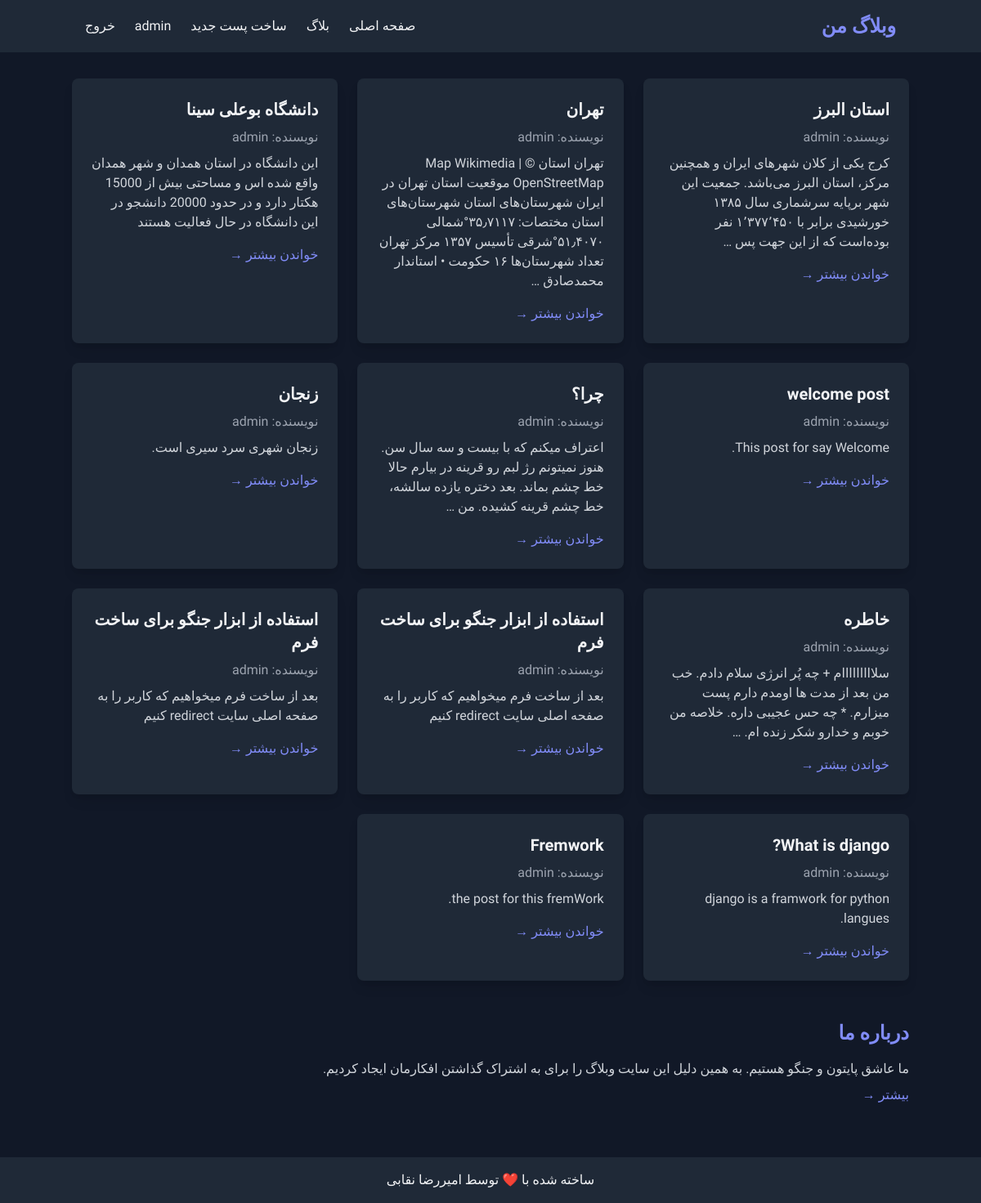
Page /blog/ (signed in) on the committed database.
### blog/models.py (models this page shows, shortened)
class Post(models.Model):
    STATUS_CHOICES = (
        ('pub', 'Published'),
        ('drf', 'Draft'),
    )
    title = models.CharField(max_length=200)
    text = models.TextField()
    datetime_created = models.DateTimeField(auto_now_add=True)
    datetime_modified = models.DateTimeField(auto_now=True)
    status = models.CharField(choices=STATUS_CHOICES, max_length=3, default='drf')
    author = models.ForeignKey(get_user_model(), on_delete=models.CASCADE, related_name='authored_posts')
    user = models.ForeignKey(get_user_model(), on_delete=models.CASCADE, related_name='user_posts')

### blog/views.py (the view)
# urls.py: path('',views.PostListView.as_view(),name='post_list'),
class PostListView(generic.ListView):
    model = Post
    template_name = "blog/posts_list.html"
    context_object_name = "posts_list"
    def get_queryset(self):
        return Post.objects.filter(status='pub').order_by('-datetime_modified')

### blog/templates/blog/posts_list.html (shortened to what this page needs)
{% extends '_base.html' %}
{% block content %}
    <div class="grid grid-cols-1 md:grid-cols-2 lg:grid-cols-3 gap-6">
        {% for post in posts_list %}
            <div class="bg-gray-800 p-6 rounded-lg shadow-lg hover:shadow-xl transition duration-300">
                <h2 class="text-xl font-semibold text-gray-100 mb-2">{{ post.title }}</h2>
                <p class="text-gray-400 mb-2">نویسنده: {{ post.author }}</p>
                <p class="text-gray-300 mb-4">{{ post.text|truncatewords:30 }}</p>
                <a href="{% url 'post_detail' pk=post.id %}" class="text-indigo-400 hover:text-indigo-600 transition duration-300">خواندن بیشتر →</a>
            </div>
        {% endfor %}
    </div>
    <section class="mt-12">
        <h2 class="text-2xl font-bold text-indigo-400 mb-4">درباره ما</h2>
        <p class="text-gray-300">ما عاشق پایتون و جنگو هستیم. به همین دلیل این سایت وبلاگ را برای به اشتراک گذاشتن افکارمان ایجاد کردیم.</p>
        <a href="#" class="text-indigo-400 hover:text-indigo-600 mt-2 inline-block transition duration-300">بیشتر →</a>
    </section>
{% endblock content %}

### templates/_base.html (shortened to what this page needs)
<!DOCTYPE html>
<html lang="fa" dir="rtl">
<head>
    <link href="https://cdn.jsdelivr.net/npm/tailwindcss@2.2.19/dist/tailwind.min.css" rel="stylesheet">
    <link href="https://cdn.jsdelivr.net/npm/tailwindcss@2.2.19/dist/tailwind.min.css" rel="stylesheet">
</head>
<body class="bg-gray-900 text-gray-100">
<header class="bg-gray-800 py-4">
    <nav class="container mx-auto flex justify-between items-center px-4">
        <a href="{% url 'post_list' %}" class="text-2xl font-bold text-indigo-400 hover:text-indigo-300">وبلاگ من</a>
        <ul class="flex space-x-6 space-x-reverse">
            <li><a href="{% url 'post_list' %}" class="hover:text-indigo-400 transition duration-300">صفحه اصلی</a></li>
            <li><a href="{% url 'post_list' %}" class="hover:text-indigo-400 transition duration-300">بلاگ</a></li>
            {% if user.is_authenticated %}
                <li><a href="{% url 'post_create' %}" class="hover:text-indigo-400 transition duration-300">ساخت پست
                    جدید</a></li>
                <li><a href="#" class="hover:text-indigo-400 transition duration-300">{{ user.username }}</a></li>
                <li>
                    <form action="{% url 'logout' %}" method="post" class="inline">
                        <button type="submit" class="hover:text-indigo-400 transition duration-300">خروج</button>
                    </form>
                </li>
            {% else %}
                <li><a href="{% url 'login' %}" class="hover:text-indigo-400 transition duration-300">ورود</a></li>
                <li><a href="/accounts/singup/" class="hover:text-indigo-400 transition duration-300">ثبت‌نام</a></li>
            {% endif %}
        </ul>
    </nav>
</header>
<main class="container mx-auto py-8">
    {% block content %}{% endblock %}
</main>
<footer class="bg-gray-800 py-4 mt-8">
    <div class="container mx-auto text-center">
        <p>ساخته شده با ❤️ توسط امیررضا نقابی</p>
    </div>
</footer>
</body>
</html>

### templates/_base.html (style rules this page uses)
body { font-family: 'Vazir', sans-serif; }

### rows in the picture
Post: title "استان البرز", author "admin", text "کرج یکی از کلان شهرهای ایران و همچنین مرکز، استان البرز می‌باشد. جمعیت این شهر برپایه سرشماری سال ۱۳۸۵ خورشیدی برابر با ۱٬۳۷۷٬۴۵۰ نفر بوده‌است که از این جهت پس …"
Post: title "تهران", author "admin", text "تهران استان Map Wikimedia | © OpenStreetMap موقعیت استان تهران در ایران شهرستان‌های استان شهرستان‌های استان مختصات: ۳۵٫۷۱۱۷°شمالی ۵۱٫۴۰۷۰°شرقی تأسیس ۱۳۵۷ مرکز تهران تعداد شهرستان‌ها ۱۶ حکومت • استاندار محمدصادق …"
Post: title "دانشگاه بوعلی سینا", author "admin", text "این دانشگاه در استان همدان و شهر همدان واقع شده اس و مساحتی بیش از 15000 هکتار دارد و در حدود 20000 دانشجو در این دانشگاه در حال فعالیت هستند"
Post: title "welcome post", author "admin", text "This post for say Welcome."
Post: title "چرا؟", author "admin", text "اعتراف میکنم که با بیست و سه سال سن. هنوز نمیتونم رژ لبم رو قرینه در بیارم حالا خط چشم بماند. بعد دختره یازده سالشه، خط چشم قرینه کشیده. من …"
Post: title "زنجان", author "admin", text "زنجان شهری سرد سیری است."
Post: title "خاطره", author "admin", text "سلااااااااام + چه پُر انرژی سلام دادم. خب من بعد از مدت ها اومدم دارم پست میزارم. * چه حس عجیبی داره. خلاصه من خوبم و خدارو شکر زنده ام. …"
Post: title "استفاده از ابزار جنگو برای ساخت فرم", author "admin", text "بعد از ساخت فرم میخواهیم که کاربر را به صفحه اصلی سایت redirect کنیم"
Post: title "استفاده از ابزار جنگو برای ساخت فرم", author "admin", text "بعد از ساخت فرم میخواهیم که کاربر را به صفحه اصلی سایت redirect کنیم"
Post: title "What is django?", author "admin", text "django is a framwork for python langues."
Post: title "Fremwork", author "admin", text "the post for this fremWork."

### other values in the picture
{{ user.username }} "admin"
